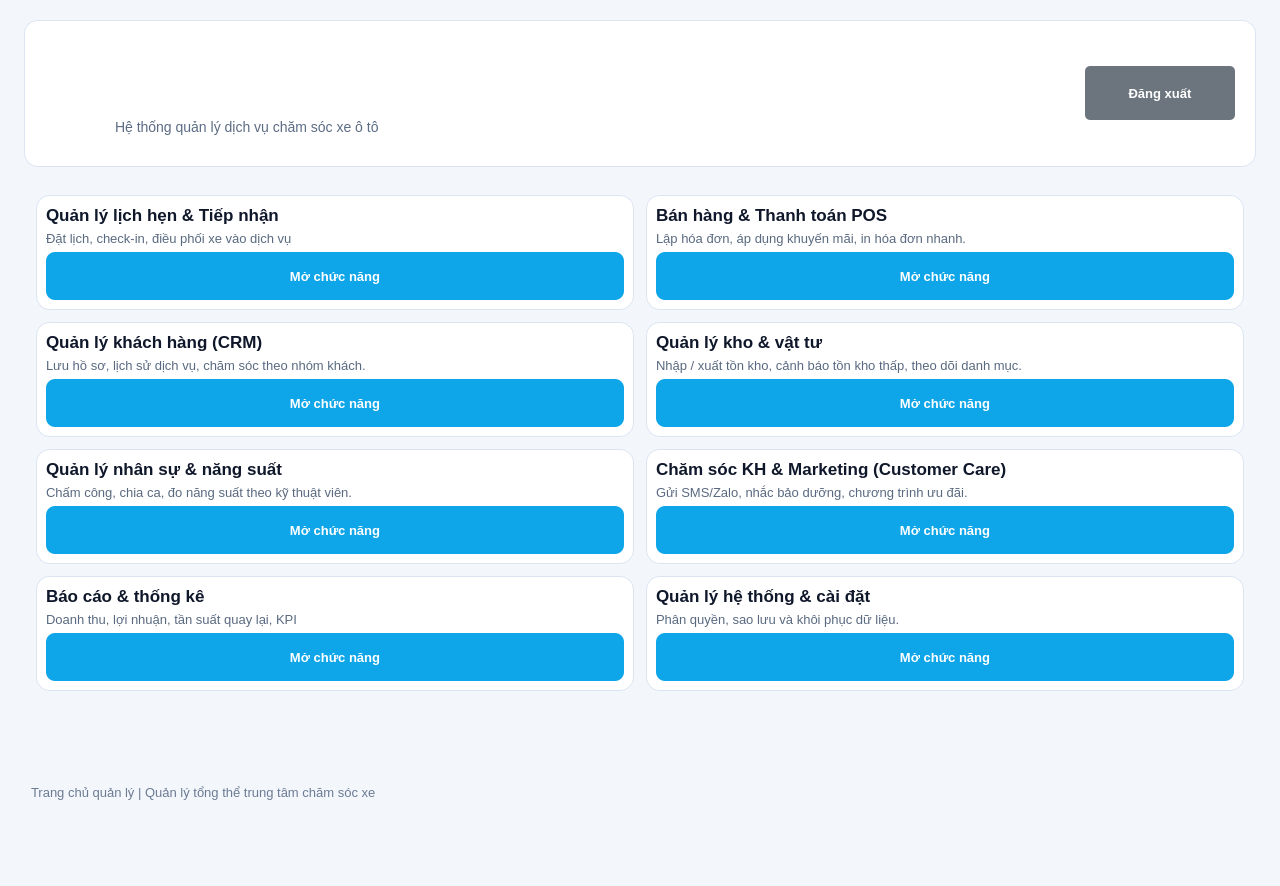
<?xml version="1.0" encoding="UTF-8"?>
<ui version="4.0">
 <class>MainWindow</class>
 <widget class="QMainWindow" name="MainWindow">
  <property name="geometry">
   <rect>
    <x>0</x>
    <y>0</y>
    <width>1280</width>
    <height>886</height>
   </rect>
  </property>
  <property name="font">
   <font>
    <family>Segoe UI</family>
    <pointsize>10</pointsize>
   </font>
  </property>
  <property name="windowTitle">
   <string>Trang chủ quản lý</string>
  </property>
  <property name="styleSheet">
   <string notr="true">QWidget {
    font-family: &quot;Segoe UI&quot;;
    font-size: 10pt;
    color: #0f172a;
}
QMainWindow, #centralwidget {
    background-color: #f3f6fb;
}
/* ===== Header ===== */
#headerFrame {
    background-color: #ffffff;
    border: 1px solid #dbe5f2;
    border-radius: 14px;
}
#logoLabel {
    background-color: #FFFFFF;
    color: #FFFFFF;
    border-radius: 28px;
    border: 1px solid #FFFFFF;
    font-size: 24px;
    font-weight: 700;
}
#appName {
    color: #0b1324;
    font-size: 21px;
    font-weight: 800;
}
#appDesc {
    color: #5b6b84;
    font-size: 10.5pt;
}
#btnLogin, #btnLogout {
    min-width: 120px;
    min-height: 38px;
    border: none;
    border-radius: 9px;
    color: #ffffff;
    font-weight: 700;
    padding: 6px 14px;
}
#btnLogin {
    background-color: #2563eb;
}
#btnLogin:hover {
    background-color: #1d4ed8;
}
#btnLogin:pressed {
    background-color: #1e40af;
}
#btnLogout {
    background-color: #ef4444;
}
#btnLogout:hover {
    background-color: #dc2626;
}
#btnLogout:pressed {
    background-color: #b91c1c;
}
/* ===== Cards Wrapper ===== */
#contentWrapper {
    background-color: transparent;
    border: none;
}
/* ===== Function Cards ===== */
#card_lichhen,
#card_pos,
#card_crm,
#card_kho,
#card_nhansu,
#card_care,
#card_baocao,
#card_hethong {
    background-color: #ffffff;
    border: 1px solid #dbe5f2;
    border-radius: 14px;
}
#card_lichhen:hover,
#card_pos:hover,
#card_crm:hover,
#card_kho:hover,
#card_nhansu:hover,
#card_care:hover,
#card_baocao:hover,
#card_hethong:hover {
    border: 1px solid #93c5fd;
    background-color: #fdfefe;
}
/* Tieu de card */
#lblTitleLichHen,
#lblTitlePOS,
#lblTitleCRM,
#lblTitleKho,
#lblTitleNhanSu,
#lblTitleCare,
#lblTitleBaoCao,
#lblTitleHeThong {
    color: #0f172a;
    font-size: 13pt;
    font-weight: 800;
}
/* Mo ta card */
#lblDescLichHen,
#lblDescPOS,
#lblDescCRM,
#lblDescKho,
#lblDescNhanSu,
#lblDescCare,
#lblDescBaoCao,
#lblDescHeThong {
    color: #596980;
    font-size: 10pt;
    line-height: 1.25em;
}
/* Nut mo chuc nang tren card */
#btn_lichhen_tiepnhan,
#btn_banhang_thanhtoan,
#btn_crm_khachhang,
#btn_kho_vattu,
#btn_nhansu_nangsuat,
#btn_customer_care,
#btn_baocao_thongke,
#btn_hethong_caidat {
    min-height: 36px;
    border: none;
    border-radius: 9px;
    background-color: #0ea5e9;
    color: #ffffff;
    font-weight: 700;
    padding: 6px 12px;
}
#btn_lichhen_tiepnhan:hover,
#btn_banhang_thanhtoan:hover,
#btn_crm_khachhang:hover,
#btn_kho_vattu:hover,
#btn_nhansu_nangsuat:hover,
#btn_customer_care:hover,
#btn_baocao_thongke:hover,
#btn_hethong_caidat:hover {
    background-color: #0284c7;
}
#btn_lichhen_tiepnhan:pressed,
#btn_banhang_thanhtoan:pressed,
#btn_crm_khachhang:pressed,
#btn_kho_vattu:pressed,
#btn_nhansu_nangsuat:pressed,
#btn_customer_care:pressed,
#btn_baocao_thongke:pressed,
#btn_hethong_caidat:pressed {
    background-color: #0369a1;
}
/* ===== Footer ===== */
#footerText {
    color: #6b7b93;
    font-size: 9.5pt;
    padding-left: 4px;
}</string>
  </property>
  <widget class="QWidget" name="centralwidget">
   <layout class="QVBoxLayout" name="verticalLayout_root">
    <property name="spacing">
     <number>16</number>
    </property>
    <property name="leftMargin">
     <number>24</number>
    </property>
    <property name="topMargin">
     <number>20</number>
    </property>
    <property name="rightMargin">
     <number>24</number>
    </property>
    <property name="bottomMargin">
     <number>20</number>
    </property>
    <item>
     <widget class="QFrame" name="headerFrame">
      <property name="frameShape">
       <enum>QFrame::StyledPanel</enum>
      </property>
      <layout class="QHBoxLayout" name="horizontalLayout_header">
       <property name="spacing">
        <number>14</number>
       </property>
       <property name="leftMargin">
        <number>20</number>
       </property>
       <property name="topMargin">
        <number>14</number>
       </property>
       <property name="rightMargin">
        <number>20</number>
       </property>
       <property name="bottomMargin">
        <number>14</number>
       </property>
       <item>
        <widget class="QLabel" name="logoLabel">
         <property name="minimumSize">
          <size>
           <width>56</width>
           <height>56</height>
          </size>
         </property>
         <property name="maximumSize">
          <size>
           <width>56</width>
           <height>56</height>
          </size>
         </property>
         <property name="text">
          <string/>
         </property>
         <property name="alignment">
          <set>Qt::AlignCenter</set>
         </property>
        </widget>
       </item>
       <item>
        <layout class="QVBoxLayout" name="verticalLayout_title">
         <item>
          <widget class="QLabel" name="appName">
           <property name="text">
            <string/>
           </property>
           <property name="pixmap">
            <pixmap resource="../../assets/images/img.qrc">:/logo-removebg-preview.png</pixmap>
           </property>
           <property name="alignment">
            <set>Qt::AlignCenter</set>
           </property>
          </widget>
         </item>
         <item>
          <widget class="QLabel" name="appDesc">
           <property name="font">
            <font>
             <family>Segoe UI</family>
             <pointsize>11</pointsize>
            </font>
           </property>
           <property name="text">
            <string>Hệ thống quản lý dịch vụ chăm sóc xe ô tô</string>
           </property>
          </widget>
         </item>
        </layout>
       </item>
       <item>
        <spacer name="horizontalSpacer_header">
         <property name="orientation">
          <enum>Qt::Horizontal</enum>
         </property>
         <property name="sizeHint" stdset="0">
          <size>
           <width>40</width>
           <height>20</height>
          </size>
         </property>
        </spacer>
       </item>
       <item>
        <widget class="QPushButton" name="btnLogout">
         <property name="styleSheet">
          <string notr="true">QPushButton {
    background-color: #6c757d; /* Màu xám trung tính */
    color: white;
    border-radius: 5px;
    padding: 8px 15px;
    font-weight: bold;
}
QPushButton:hover {
    background-color: #5a6268; /* Xám đậm hơn khi lia chuột */
}</string>
         </property>
         <property name="text">
          <string>Đăng xuất</string>
         </property>
        </widget>
       </item>
      </layout>
     </widget>
    </item>
    <item>
     <widget class="QFrame" name="contentWrapper">
      <layout class="QGridLayout" name="gridLayout_cards">
       <property name="leftMargin">
        <number>12</number>
       </property>
       <property name="topMargin">
        <number>12</number>
       </property>
       <property name="rightMargin">
        <number>12</number>
       </property>
       <property name="bottomMargin">
        <number>12</number>
       </property>
       <property name="spacing">
        <number>12</number>
       </property>
       <item row="0" column="0">
        <widget class="QFrame" name="card_lichhen">
         <property name="frameShape">
          <enum>QFrame::StyledPanel</enum>
         </property>
         <layout class="QVBoxLayout" name="verticalLayout_card_lichhen">
          <item>
           <widget class="QLabel" name="lblTitleLichHen">
            <property name="text">
             <string>Quản lý lịch hẹn &amp; Tiếp nhận</string>
            </property>
            <property name="wordWrap">
             <bool>true</bool>
            </property>
           </widget>
          </item>
          <item>
           <widget class="QLabel" name="lblDescLichHen">
            <property name="text">
             <string>Đặt lịch, check-in, điều phối xe vào dịch vụ</string>
            </property>
            <property name="wordWrap">
             <bool>true</bool>
            </property>
           </widget>
          </item>
          <item>
           <widget class="QPushButton" name="btn_lichhen_tiepnhan">
            <property name="text">
             <string>Mở chức năng</string>
            </property>
           </widget>
          </item>
         </layout>
        </widget>
       </item>
       <item row="0" column="1">
        <widget class="QFrame" name="card_pos">
         <property name="frameShape">
          <enum>QFrame::StyledPanel</enum>
         </property>
         <layout class="QVBoxLayout" name="verticalLayout_card_pos">
          <item>
           <widget class="QLabel" name="lblTitlePOS">
            <property name="text">
             <string>Bán hàng &amp; Thanh toán POS</string>
            </property>
            <property name="wordWrap">
             <bool>true</bool>
            </property>
           </widget>
          </item>
          <item>
           <widget class="QLabel" name="lblDescPOS">
            <property name="text">
             <string>Lập hóa đơn, áp dụng khuyến mãi, in hóa đơn nhanh.</string>
            </property>
            <property name="wordWrap">
             <bool>true</bool>
            </property>
           </widget>
          </item>
          <item>
           <widget class="QPushButton" name="btn_banhang_thanhtoan">
            <property name="text">
             <string>Mở chức năng</string>
            </property>
           </widget>
          </item>
         </layout>
        </widget>
       </item>
       <item row="1" column="0">
        <widget class="QFrame" name="card_crm">
         <property name="frameShape">
          <enum>QFrame::StyledPanel</enum>
         </property>
         <layout class="QVBoxLayout" name="verticalLayout_card_crm">
          <item>
           <widget class="QLabel" name="lblTitleCRM">
            <property name="text">
             <string>Quản lý khách hàng (CRM)</string>
            </property>
            <property name="wordWrap">
             <bool>true</bool>
            </property>
           </widget>
          </item>
          <item>
           <widget class="QLabel" name="lblDescCRM">
            <property name="text">
             <string>Lưu hồ sơ, lịch sử dịch vụ, chăm sóc theo nhóm khách.</string>
            </property>
            <property name="wordWrap">
             <bool>true</bool>
            </property>
           </widget>
          </item>
          <item>
           <widget class="QPushButton" name="btn_crm_khachhang">
            <property name="text">
             <string>Mở chức năng</string>
            </property>
           </widget>
          </item>
         </layout>
        </widget>
       </item>
       <item row="1" column="1">
        <widget class="QFrame" name="card_kho">
         <property name="frameShape">
          <enum>QFrame::StyledPanel</enum>
         </property>
         <layout class="QVBoxLayout" name="verticalLayout_card_kho">
          <item>
           <widget class="QLabel" name="lblTitleKho">
            <property name="text">
             <string>Quản lý kho &amp; vật tư</string>
            </property>
            <property name="wordWrap">
             <bool>true</bool>
            </property>
           </widget>
          </item>
          <item>
           <widget class="QLabel" name="lblDescKho">
            <property name="text">
             <string>Nhập / xuất tồn kho, cảnh báo tồn kho thấp, theo dõi danh mục.</string>
            </property>
            <property name="wordWrap">
             <bool>true</bool>
            </property>
           </widget>
          </item>
          <item>
           <widget class="QPushButton" name="btn_kho_vattu">
            <property name="text">
             <string>Mở chức năng</string>
            </property>
           </widget>
          </item>
         </layout>
        </widget>
       </item>
       <item row="2" column="0">
        <widget class="QFrame" name="card_nhansu">
         <property name="frameShape">
          <enum>QFrame::StyledPanel</enum>
         </property>
         <layout class="QVBoxLayout" name="verticalLayout_card_nhansu">
          <item>
           <widget class="QLabel" name="lblTitleNhanSu">
            <property name="text">
             <string>Quản lý nhân sự &amp; năng suất</string>
            </property>
            <property name="wordWrap">
             <bool>true</bool>
            </property>
           </widget>
          </item>
          <item>
           <widget class="QLabel" name="lblDescNhanSu">
            <property name="text">
             <string>Chấm công, chia ca, đo năng suất theo kỹ thuật viên.</string>
            </property>
            <property name="wordWrap">
             <bool>true</bool>
            </property>
           </widget>
          </item>
          <item>
           <widget class="QPushButton" name="btn_nhansu_nangsuat">
            <property name="text">
             <string>Mở chức năng</string>
            </property>
           </widget>
          </item>
         </layout>
        </widget>
       </item>
       <item row="2" column="1">
        <widget class="QFrame" name="card_care">
         <property name="frameShape">
          <enum>QFrame::StyledPanel</enum>
         </property>
         <layout class="QVBoxLayout" name="verticalLayout_card_care">
          <item>
           <widget class="QLabel" name="lblTitleCare">
            <property name="text">
             <string>Chăm sóc KH &amp; Marketing (Customer Care)</string>
            </property>
            <property name="wordWrap">
             <bool>true</bool>
            </property>
           </widget>
          </item>
          <item>
           <widget class="QLabel" name="lblDescCare">
            <property name="text">
             <string>Gửi SMS/Zalo, nhắc bảo dưỡng, chương trình ưu đãi.</string>
            </property>
            <property name="wordWrap">
             <bool>true</bool>
            </property>
           </widget>
          </item>
          <item>
           <widget class="QPushButton" name="btn_customer_care">
            <property name="text">
             <string>Mở chức năng</string>
            </property>
           </widget>
          </item>
         </layout>
        </widget>
       </item>
       <item row="3" column="0">
        <widget class="QFrame" name="card_baocao">
         <property name="frameShape">
          <enum>QFrame::StyledPanel</enum>
         </property>
         <layout class="QVBoxLayout" name="verticalLayout_card_baocao">
          <item>
           <widget class="QLabel" name="lblTitleBaoCao">
            <property name="text">
             <string>Báo cáo &amp; thống kê</string>
            </property>
            <property name="wordWrap">
             <bool>true</bool>
            </property>
           </widget>
          </item>
          <item>
           <widget class="QLabel" name="lblDescBaoCao">
            <property name="text">
             <string>Doanh thu, lợi nhuận, tần suất quay lại, KPI</string>
            </property>
            <property name="wordWrap">
             <bool>true</bool>
            </property>
           </widget>
          </item>
          <item>
           <widget class="QPushButton" name="btn_baocao_thongke">
            <property name="text">
             <string>Mở chức năng</string>
            </property>
           </widget>
          </item>
         </layout>
        </widget>
       </item>
       <item row="3" column="1">
        <widget class="QFrame" name="card_hethong">
         <property name="frameShape">
          <enum>QFrame::StyledPanel</enum>
         </property>
         <layout class="QVBoxLayout" name="verticalLayout_card_hethong">
          <item>
           <widget class="QLabel" name="lblTitleHeThong">
            <property name="text">
             <string>Quản lý hệ thống &amp; cài đặt</string>
            </property>
            <property name="wordWrap">
             <bool>true</bool>
            </property>
           </widget>
          </item>
          <item>
           <widget class="QLabel" name="lblDescHeThong">
            <property name="text">
             <string>Phân quyền, sao lưu và khôi phục dữ liệu.</string>
            </property>
            <property name="wordWrap">
             <bool>true</bool>
            </property>
           </widget>
          </item>
          <item>
           <widget class="QPushButton" name="btn_hethong_caidat">
            <property name="text">
             <string>Mở chức năng</string>
            </property>
           </widget>
          </item>
         </layout>
        </widget>
       </item>
      </layout>
     </widget>
    </item>
    <item>
     <widget class="QLabel" name="footerText">
      <property name="text">
       <string>Trang chủ quản lý | Quản lý tổng thể trung tâm chăm sóc xe</string>
      </property>
     </widget>
    </item>
   </layout>
  </widget>
 </widget>
 <resources>
  <include location="../../assets/images/img.qrc"/>
 </resources>
 <connections/>
</ui>
